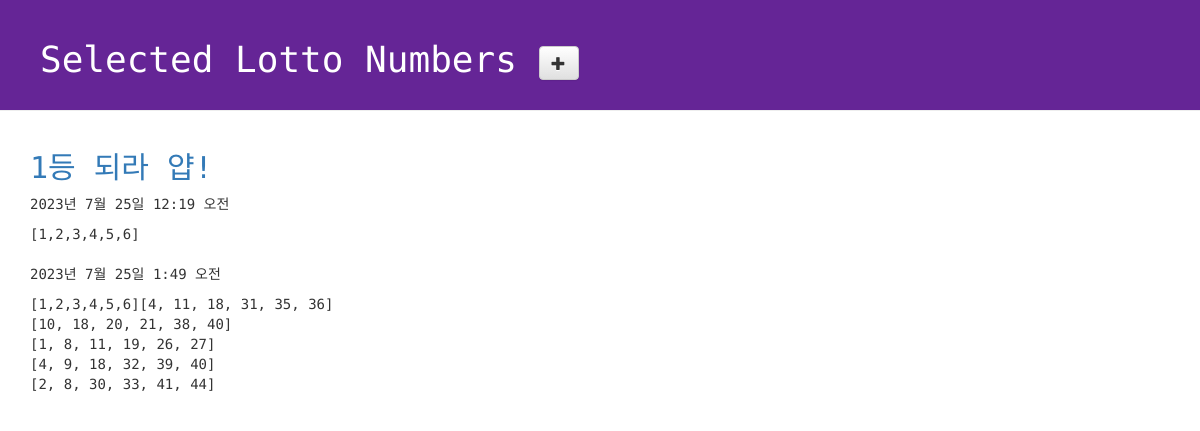
Before: /lotto/ with the older database file.
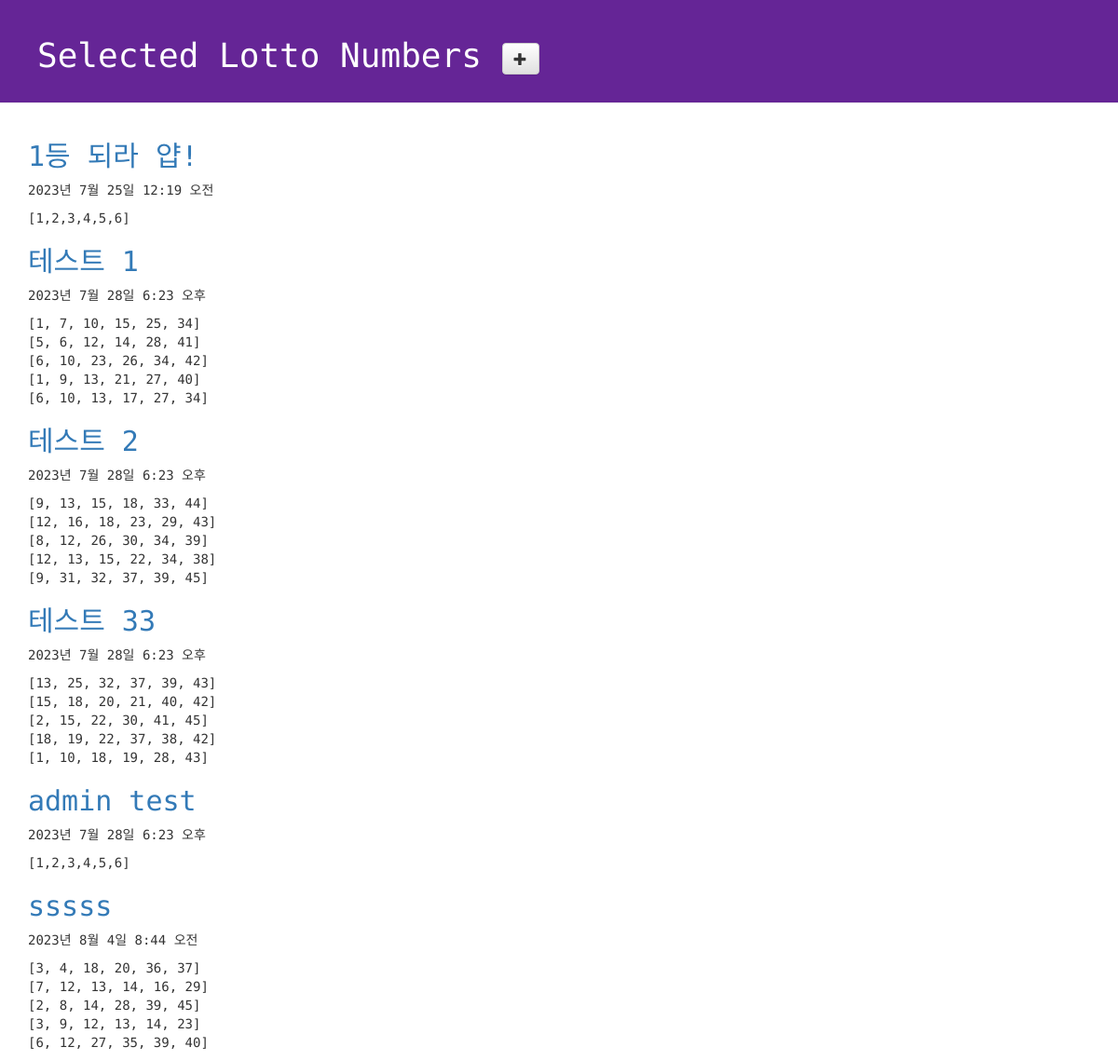
After: the same page with the newer database file.
### lotto/models.py (models this page shows, shortened)
class GuessNumbers(models.Model):
    name = models.CharField(max_length=24)  # 로또 번호 리스트의 이름
    text = models.CharField(max_length=255)  # 로또 번호 리스트에 대한 설명
    lottos = models.CharField(  # generate 함수를 통해 생성되는 로또 번호 리스트 (str)
        max_length=255,
        default="[1,2,3,4,5,6]",
    )
    num_lotto = models.IntegerField(default=5)  # 로또 번호 6개 set의 갯수
    update_date = models.DateTimeField()  # 로또 번호 리스트 생성 일시
    def generate(self):  # 로또 번호를 자동으로 생성
        self.lottos = ""  # 초기값 생성
        origin = list(range(1, 46))  # 1-45까지의 숫자 리스트
        for _ in range(0, self.num_lotto):  # num_lotto의 갯수만큼 셋트 수가 문자형태로 나옴
            random.shuffle(origin)
            guess = origin[:6]
            guess.sort()
            self.lottos += str(guess) + "\n"  # 로또번호 str에 6개번호 set 추가
        self.update_date = timezone.now()
        self.save()  # GuessNumbers object를 DB에 저장
    class Meta:
        verbose_name_plural = "Guess Numbers"

### lotto/views.py (the view)
# urls.py: path("lotto/", views.index, name="index"),
def index(request):
    lottos = GuessNumbers.objects.all()  # 전체 행을 가져옴
    return render(
        request, "lotto/default.html", {"lottos": lottos}
    )  # context-dict # key값은 lottos 로 설정하고 value 값은(파이썬 변수) 상단에 있는 lottos를 받음

### lotto/templates/lotto/default.html (shortened to what this page needs)
<!DOCTYPE html>
{% load static %}
<html lang="ko">
<head>
    <link rel="stylesheet" href="//maxcdn.bootstrapcdn.com/bootstrap/3.2.0/css/bootstrap.min.css">
    <link rel="stylesheet" href="//maxcdn.bootstrapcdn.com/bootstrap/3.2.0/css/bootstrap-theme.min.css">
    <link rel="stylesheet" href="{% static "css/lotto.css" %}">
</head>
<body>
    <div class="page-header">
        <h1>
            Selected Lotto Numbers
            <a href="{% url 'new_lotto' %}">
                <span class="glyphicon glyphicon-plus btn btn-default"></span>
            </a>
    </h1>
    </div>
    <div class="container lotto">
        {% for lotto in lottos %}
        <h2><a href="{% url 'detail' lottokey=lotto.pk %}">{{lotto.text}}</a></h2>
        <p>{{ lotto.update_date }}</p>
        <p>{{ lotto.lottos | linebreaksbr }}</p>
        {% endfor %}
    </div>
</body>
</html>

### lotto/static/css/lotto.css (style rules this page uses)
.page-header { background-color: #652596; margin-top: 0; padding: 20px 20px 20px 40px; font-family: 'Space Mono', monospace; }
.page-header h1 { color: #FFFFFF; }
.container { font-family: 'Space Mono', monospace; }
.container h2 { color: #b9f442; }

Changed rows visible on the page:
removed GuessNumbers: update_date "2023년 7월 25일 1:49 오전", lottos "[1,2,3,4,5,6][4, 11, 18, 31, 35, 36] [10, 18, 20, 21, 38, 40] [1, 8, 11, 19, 26, 27] [4, 9, 18, 32, 39, 40] [2, 8, 30, 33, 41, 44]"
added GuessNumbers: text "테스트 1", update_date "2023년 7월 28일 6:23 오후", lottos "[1, 7, 10, 15, 25, 34] [5, 6, 12, 14, 28, 41] [6, 10, 23, 26, 34, 42] [1, 9, 13, 21, 27, 40] [6, 10, 13, 17, 27, 34]"
added GuessNumbers: text "테스트 2", update_date "2023년 7월 28일 6:23 오후", lottos "[9, 13, 15, 18, 33, 44] [12, 16, 18, 23, 29, 43] [8, 12, 26, 30, 34, 39] [12, 13, 15, 22, 34, 38] [9, 31, 32, 37, 39, 45]"
added GuessNumbers: text "테스트 33", update_date "2023년 7월 28일 6:23 오후", lottos "[13, 25, 32, 37, 39, 43] [15, 18, 20, 21, 40, 42] [2, 15, 22, 30, 41, 45] [18, 19, 22, 37, 38, 42] [1, 10, 18, 19, 28, 43]"
added GuessNumbers: text "admin test", update_date "2023년 7월 28일 6:23 오후", lottos "[1,2,3,4,5,6]"
added GuessNumbers: text "sssss", update_date "2023년 8월 4일 8:44 오전", lottos "[3, 4, 18, 20, 36, 37] [7, 12, 13, 14, 16, 29] [2, 8, 14, 28, 39, 45] [3, 9, 12, 13, 14, 23] [6, 12, 27, 35, 39, 40]"
